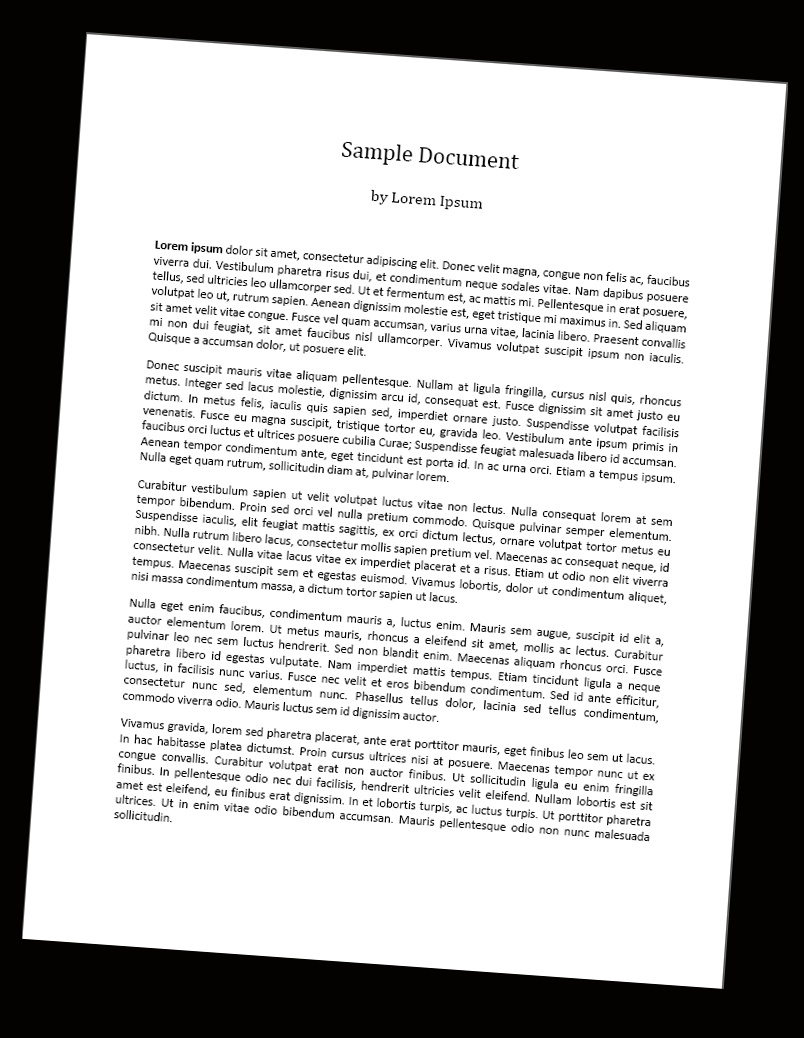
#> input picture data/image1.tif, 804 x 1038 px
$ jupyter execute --allow-errors test-notebook.ipynb
#> lines starting #> are read from the running program, lines starting #| are printed output that depends on the picture; after the words box and inside, x2 and y2 are one past the last pixel; in counts of white or black regions, pixels touching at a corner belong together
[cell 1]
import numpy as np
import matplotlib.pyplot as plt
import PIL
from skimage import io as skio
import os
#> (the rest of this cell did not finish here and is left out)

[cell 2]
def view_image(im, figsize=(10, 10)):
    fig = plt.figure(figsize=figsize)
    plt.imshow(im, 'Greys_r')
    plt.axis('off')
    plt.show()

[cell 3]
image = PIL.Image.open("data/image1.tif").convert('L') # convert to greyscale
square = image.crop((144, 244, 656, 756))
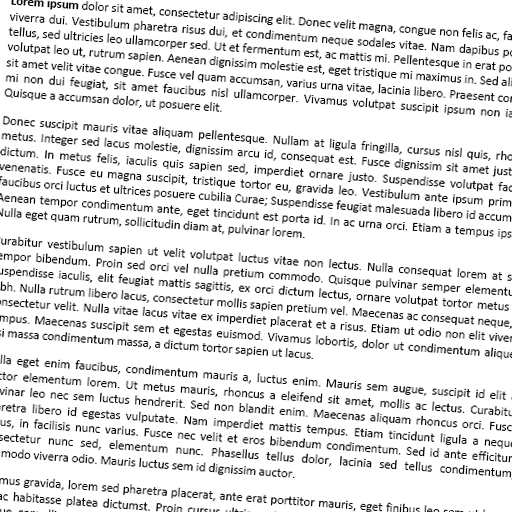
#> square: PIL image 512x512 L; min 0, max 255, mean 224.7
square.size
#> Out = (512, 512)

[cell 4]
im = np.array(square)

[cell 5]
view_image(im)

[cell 6]
IM = np.fft.fft2(im)
view_image(np.log(np.abs(IM)))
#> call 2 of view_image, with figsize = (10, 10)
#> in view_image (call 2), `plt.show()`:
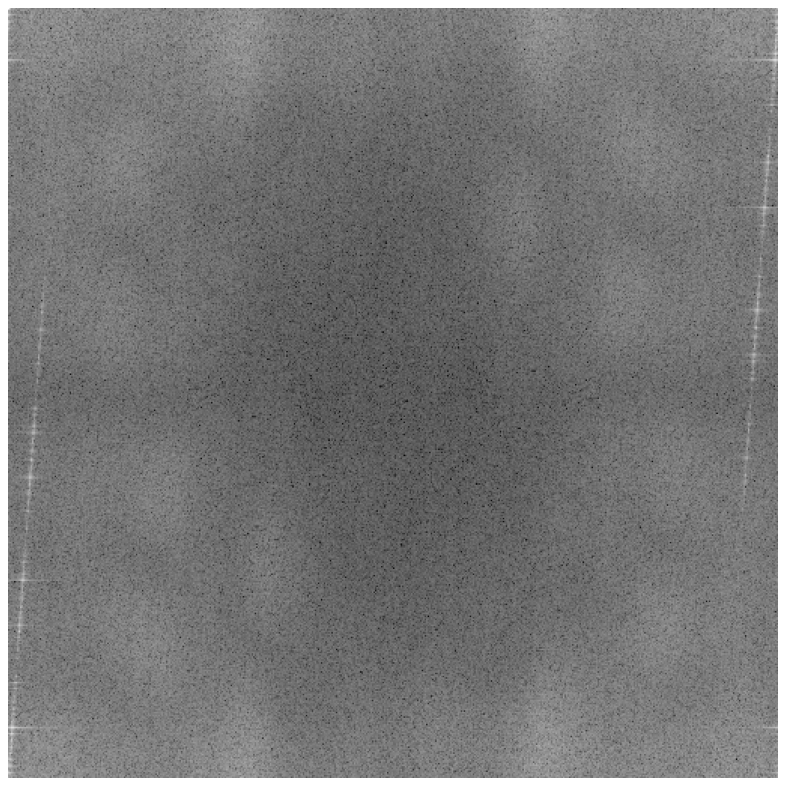
#> figure drawn by matplotlib, 1 panel

[cell 7]
N, M = im.shape
#> N = 512; M = 512
im[:N//2, :M//2].shape
#> Out = (256, 256)

[cell 8]
def quadrants(im):
    N, M = im.shape
    yield im[:N//2, :M//2]
    yield im[:N//2, M//2:]
    yield im[N//2:, :M//2]
    yield im[N//2:, M//2:]

def middle_square(shape, n, m=None):
    """
    creates a matrix of ones excepts for a rectangle of size 2n * 2m in the middle overlapping equally each quadrant

    :parameters:
    n int: height of the rectangle. If m is not used, n is also the width
    m int (optional): width of the rectangle
    """
    if not m:
        m = n
    N, M = shape
    res = np.ones(shape)*255
    res[N//2-n:N//2+n, M//2-m:M//2+m] = 0
    return res

[cell 9]
view_image(middle_square(IM.shape, 20))
#> call 3 of view_image, with figsize = (10, 10)
#> in view_image (call 3), `plt.show()`:
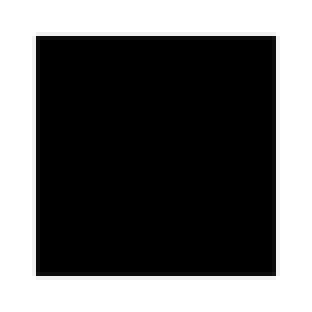
#> figure drawn by matplotlib, 1 panel

[cell 10]
fig, ax = plt.subplots(2, 2, figsize=(10, 10))
ax = ax.flatten()
for quad, axis in zip(quadrants(np.log(np.abs(IM)+1)*middle_square(IM.shape, 5)), ax):
    axis.imshow(quad, 'Greys_r')
    axis.axis('off')
#> this loop made 4 passes
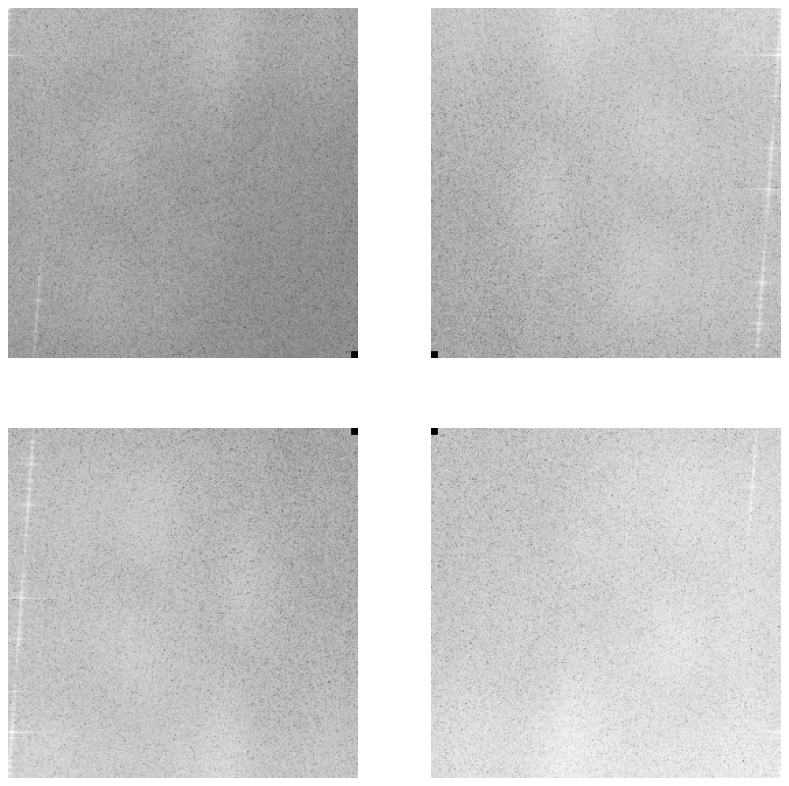
#> figure drawn by matplotlib, 4 panels

[cell 11]
def find_brightest_pixels(image, N):
    image_1d = image.flatten()
    idx_1d = image_1d.argsort()[-N:]
    x_idx, y_idx = np.unravel_index(idx_1d, image.shape)
    return x_idx, y_idx

[cell 12]
fig, ax = plt.subplots(2, 2, figsize=(10, 10))
ax = ax.flatten()
for quad, axis in zip(quadrants(np.log(np.abs(IM)+1)*middle_square(IM.shape, 5)), ax):
    test = np.zeros(quad.shape)
    for x, y in zip(*find_brightest_pixels(quad, 20)):
        test[x, y] = 1
    axis.imshow(test, 'Greys_r')
    axis.axis('off')
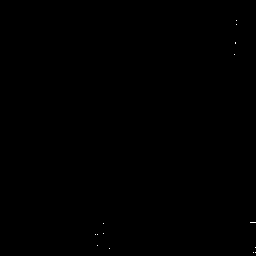
#> test: shape (256, 256) float64; values 0 (black) and 1 (white), 0.03% white in thin lines or dots, all inside (x1, y1, x2, y2) = (95, 20, 256, 253)
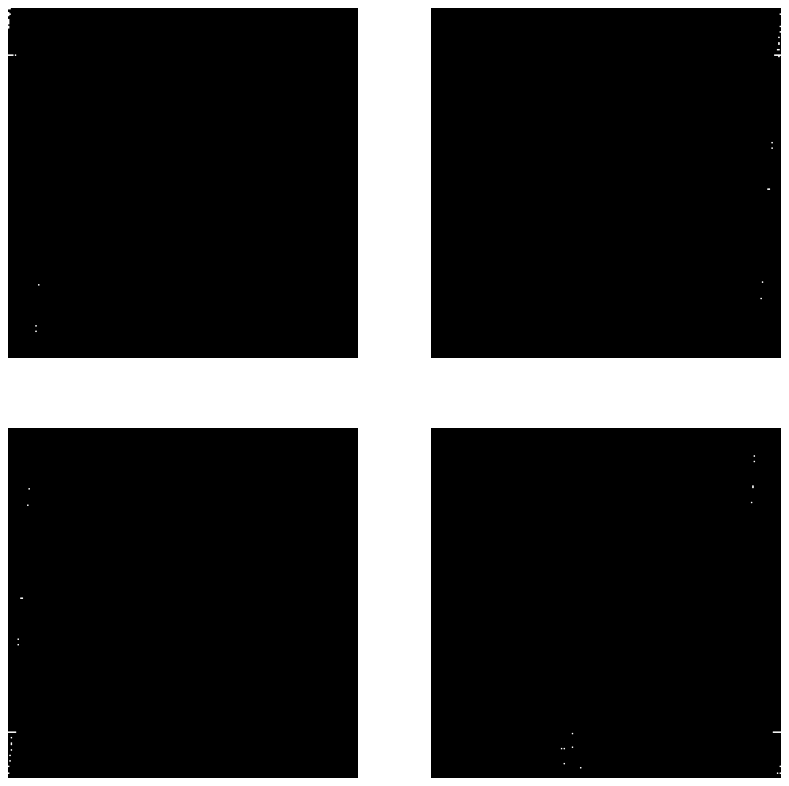
#> figure drawn by matplotlib, 4 panels

[cell 13]
coef = []

#> (the rest of this cell did not finish here and is left out)

$ run again, with data/crooked-scan.png saved as data/image1.tif
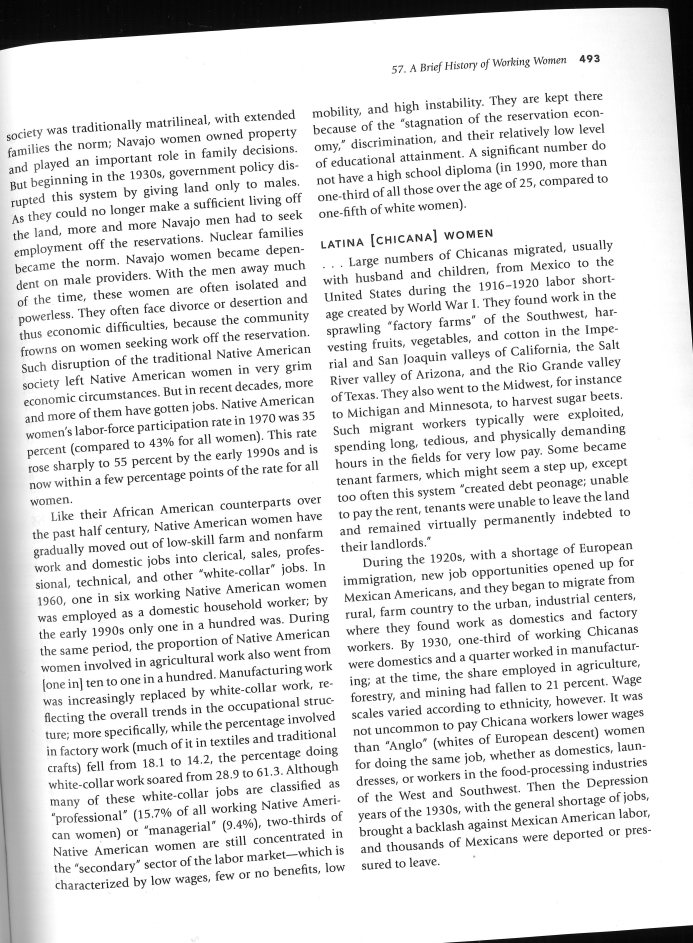
#> input picture data/crooked-scan.png, 2772 x 3772 px (shown at 1/4 size)
#> image is the input picture: PIL image 2772x3772 L; min 0, max 255, mean 225.2
#> in view_image (call 2), `plt.show()`:
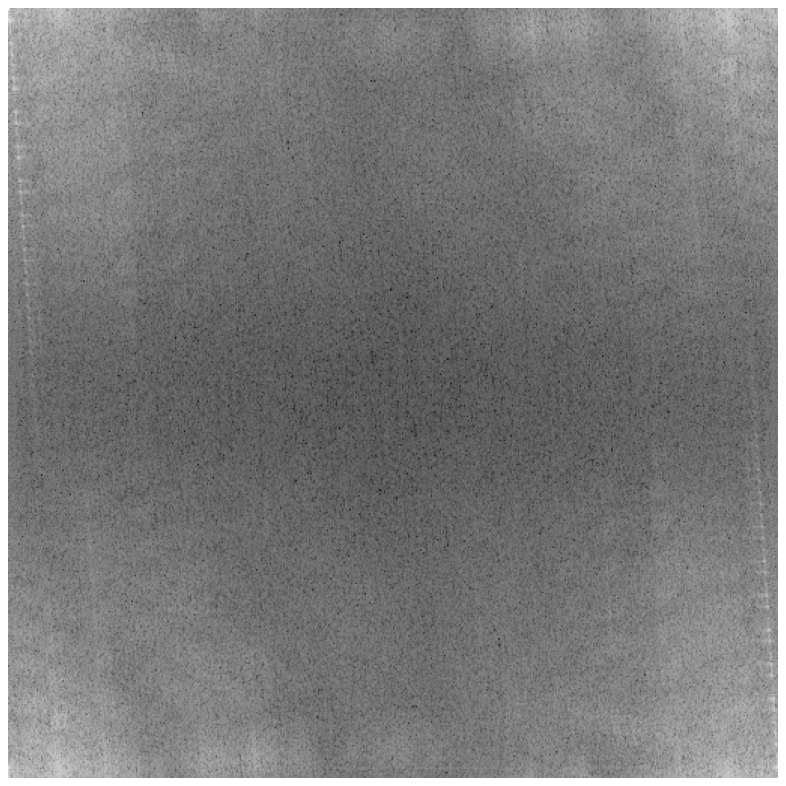
#> figure drawn by matplotlib, 1 panel
#> the loop `for quad, axis in zip(quadrants(np.log(np.abs(IM)+1)*middle_square(IM...` made 4 passes
#> `[cell 10] fig, ax = plt.subplots(2, 2, figsize=(10, 10)) ax = ax.flatt..`:
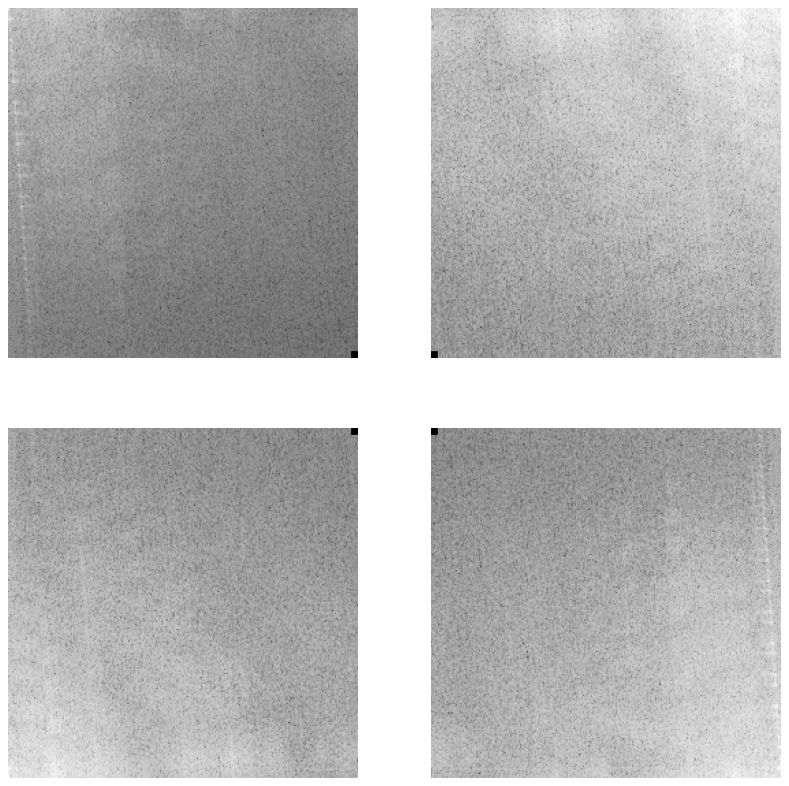
#> figure drawn by matplotlib, 4 panels

$ run again, with data/image2.png saved as data/image1.tif
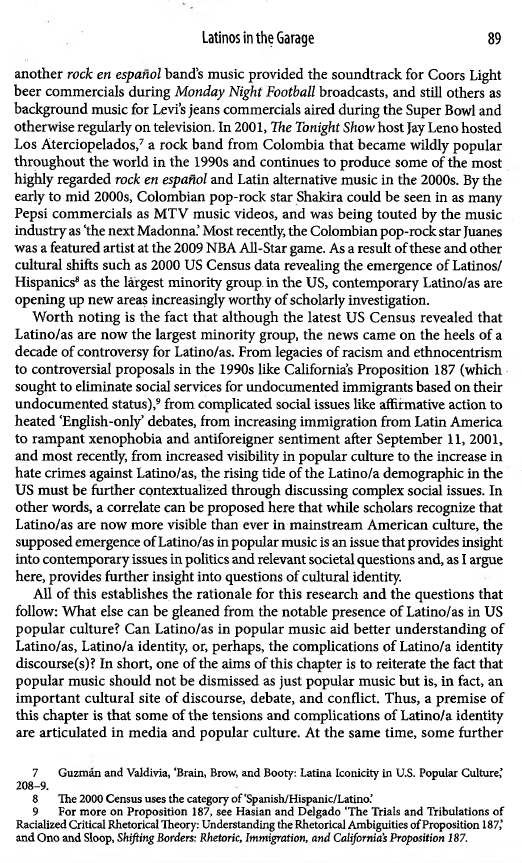
#> input picture data/image2.png, 522 x 863 px
#> in view_image (call 2), `plt.show()`:
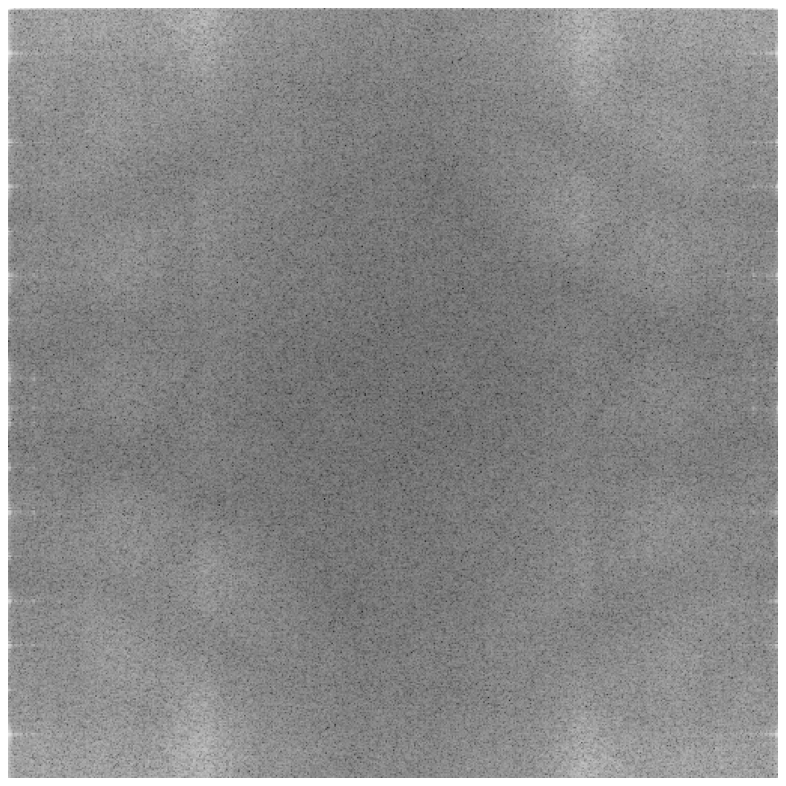
#> figure drawn by matplotlib, 1 panel
#> the loop `for quad, axis in zip(quadrants(np.log(np.abs(IM)+1)*middle_square(IM...` made 4 passes
#> `[cell 10] fig, ax = plt.subplots(2, 2, figsize=(10, 10)) ax = ax.flatt..`:
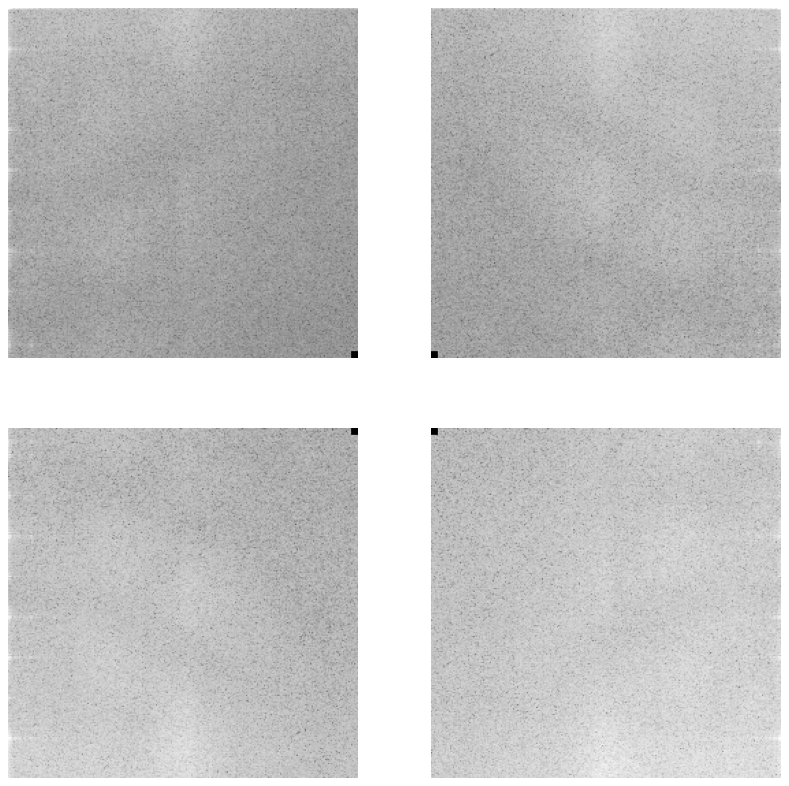
#> figure drawn by matplotlib, 4 panels
